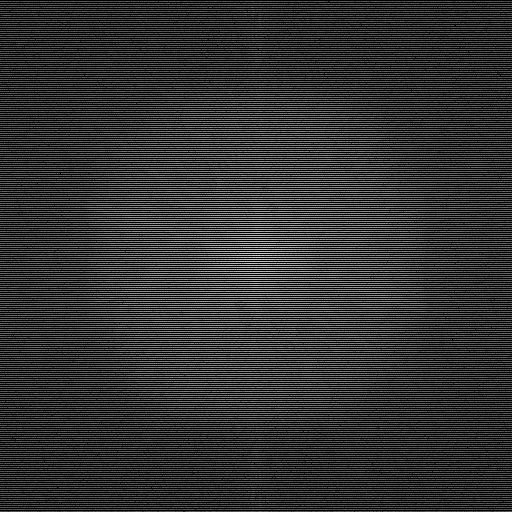
#> input picture samp2_out_norm.tif, 512 x 512 px; the run also reads 1 picture not shown here
$ python 3_readSelfAlignArea_grappa.py
#> lines starting #> are read from the running program, lines starting #| are printed output that depends on the picture
import numpy as np
from PIL import Image

def grappa_reconstruction(kspace_data, autocalibration_data, acceleration_factor):
	autocalibration_size = autocalibration_data.shape[0]
	#half_size = autocalibration_size // 2
	half_size = 2

	reconstructed_kspace = np.zeros(kspace_data.shape, dtype=np.complex64)
	for row in range(half_size, kspace_data.shape[0]-half_size):
		for col in range(half_size, kspace_data.shape[1]-half_size):
			if kspace_data[row, col] == 0:
				#reconstructed_value = np.sum(autocalibration_data * kspace_data[row-half_size:row+half_size, col-half_size:col+half_size]) / autocalibration_size**2
				reconstructed_value = np.average(autocalibration_data[row-half_size:row+half_size, col-half_size:col+half_size])
				reconstructed_kspace[row, col] = reconstructed_value
				print("recon: ", reconstructed_kspace[row, col])
			else:
				print("origin: ", np.sum(kspace_data[row, col]))
	return reconstructed_kspace

#read
kspace_data_path = 'samp2_out_norm.tif'
kspace_data = Image.open(kspace_data_path)
#> kspace_data is the input picture: PIL image 512x512 L; min 0, max 226, mean 52.1
kspace_data = np.array(kspace_data)

autocalibration_data_path = 'autocali_samp2_out_norm.tif'
autocalibration_data = Image.open(autocalibration_data_path)
autocalibration_data = np.array(autocalibration_data)

print("autocalibration_data shape:", autocalibration_data.shape)
#| autocalibration_data shape: (512, 512)
print("kspace_data shape:", kspace_data.shape)
#| kspace_data shape: (512, 512)

acceleration_factor = 2

reconstructed_kspace = grappa_reconstruction(kspace_data, autocalibration_data, acceleration_factor)

recons_image = Image.fromarray(np.real(reconstructed_kspace))
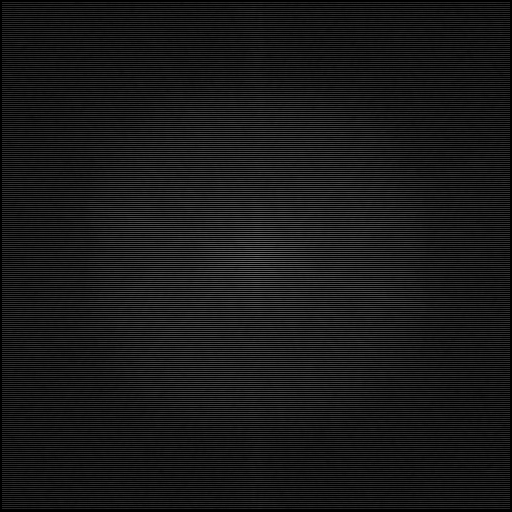
#> recons_image: PIL image 512x512 F; min 0, max 107.9, mean 25.7
recons_image.save('reconstructed_' + kspace_data_path)
